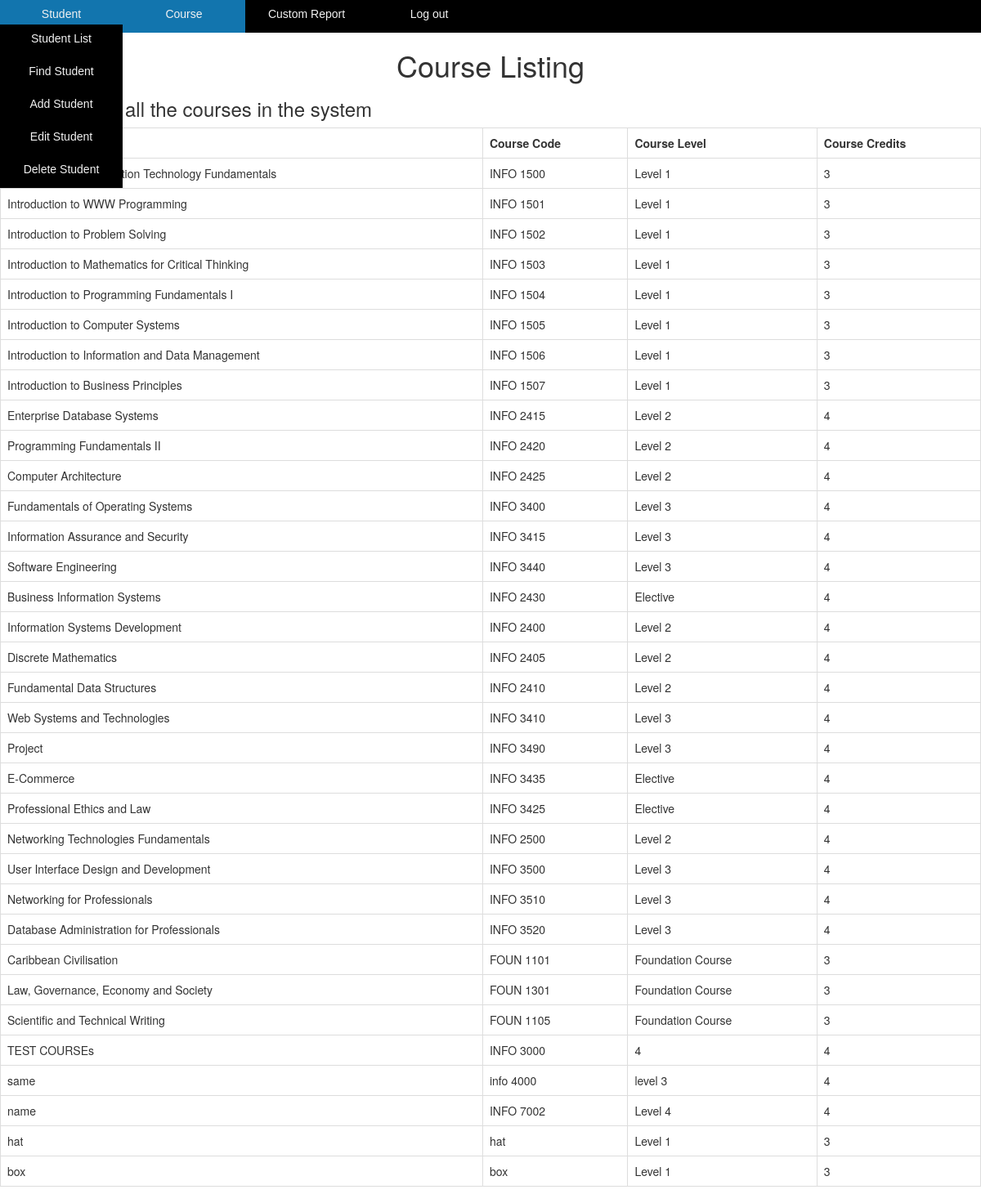
The app's page /allCourses.php, older data.
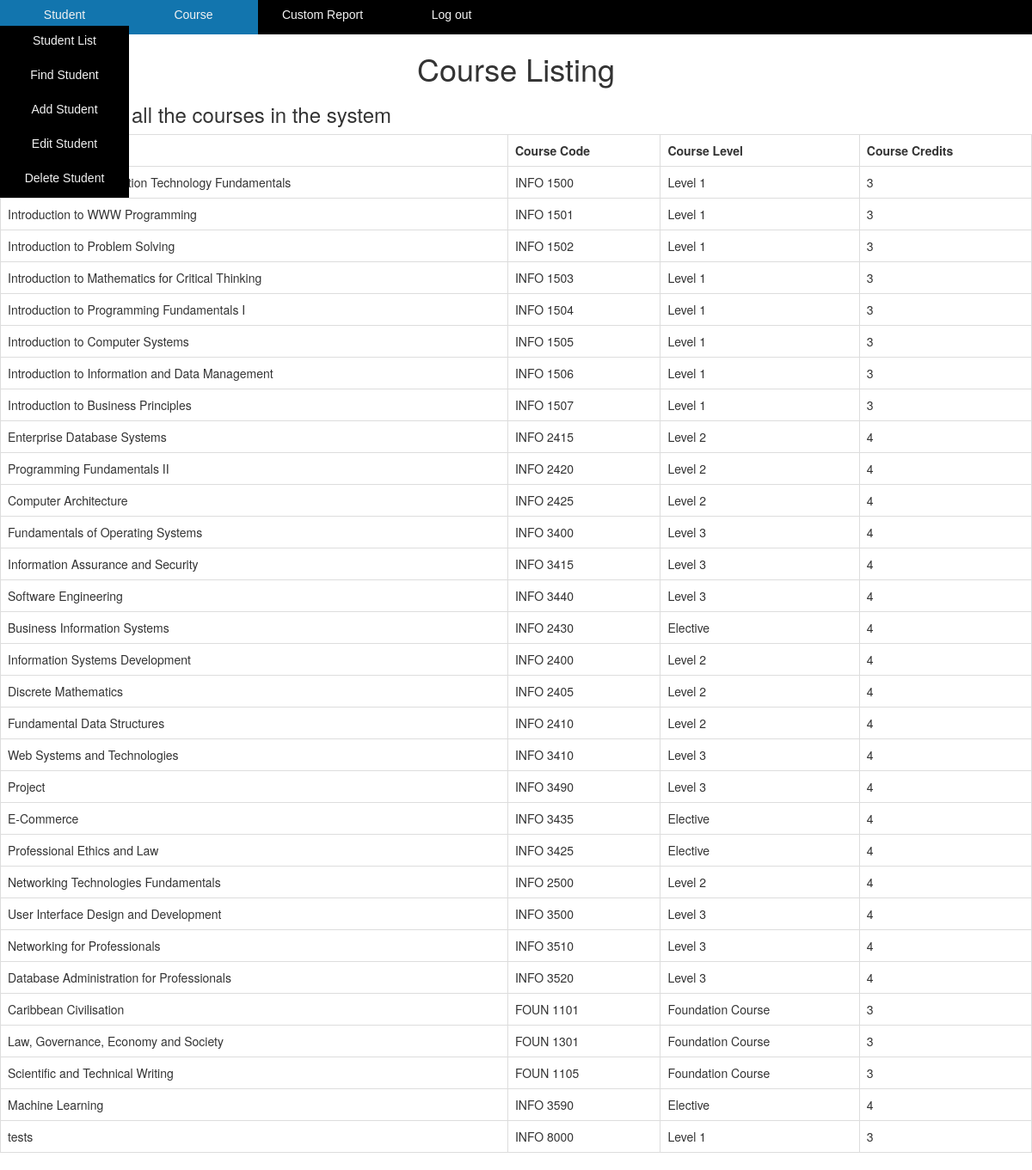
The same page, newer data.
### tables this page shows
CREATE TABLE IF NOT EXISTS `courses` (
  `ID` int(11) NOT NULL AUTO_INCREMENT,
  `Course_Name` varchar(255) NOT NULL,
  `Course_Code` varchar(255) NOT NULL,
  `Course_Level` varchar(255) NOT NULL,
  `Course_Credits` varchar(1) NOT NULL,
  PRIMARY KEY (`ID`)
);

### lib/database.php (called while the page is built, shortened)
<?php
class DatabaseAdapter {
	public $connection;
	public $host = "localhost";
	public $username = "root";
	public $password = "usbw";
	public $report_errors = TRUE;
	public function __construct( $databasename ) {
		$this->database = $databasename;
		$this->connection = new mysqli(
			$this->host,
			$this->username,
			$this->password,
			$this->database
		);
	}
	public function doQuery( $sqlString ){
		$results = $this->connection->query($sqlString);
		if(!$results){
			if ($this->report_errors) {
				echo "Sorry, the website is experiencing problems.<br/>";
				echo "Query failed to execute and here is why: <br/>";
				echo "Query: " . $sqlString . "<br/>";
				echo "Error No.: " . $this->connection->errno . "<br/>";
				echo "Error: " . $this->connection->error . "<br/>";
			}
			return NULL;
		} else {
			return $results;
		}
	}
}
?>

### allCourses.php (the view, shortened to what this page needs)
<?php
require_once("lib/database.php");
$db = new DatabaseAdapter("students");
$sql="SELECT * FROM Courses ";
$records=$db->doQuery($sql);
?>
<!doctype html>
<html>
<head>
    <link rel="stylesheet" href="css/admin.css" media="screen" type="text/css" />
    <link rel="stylesheet" href="http://maxcdn.bootstrapcdn.com/bootstrap/3.3.6/css/bootstrap.min.css">
</head>
<body>
<div id="wrapper">
<div id="navmenu">
<ul>
<li><a href="#">Student</a>
<ul>
<li><a href="staffhome.php">Student List</a></li>
<li><a href="findstudent.php">Find Student</a></li>
<li><a href="addStudent.php">Add Student</a></li>
<li><a href="EditStudent.php">Edit Student</a></li>
<li><a href="DeleteStudent.php">Delete Student</a></li>
</ul>
</li>
<li class='active'><a href="#">Course</a>
</li>
<li><a href="Customquery.php">Custom Report</a>
</li>
<li><a href="logout.php">Log out</a>
</li>
</ul>
</div>
</div>
<H1 align="center">Course Listing</H1>
<H3>A list showing all the courses in the system </H3>
<table  class="table table-bordered">
  <tr>
<th>Course Name</th>
<th>Course Code</th>
<th>Course Level</th>
<th>Course Credits</th>
<?php
while($course=$records->fetch_assoc()){
echo "<tr>";
echo "<td>".$course['Course_Name']."</td>";
echo "<td>".$course['Course_Code']."</td>";
echo "<td>".$course['Course_Level']."</td>";
echo "<td>".$course['Course_Credits']."</td>";
echo "</tr>";
}
?>
</table>

### css/admin.css (style rules this page uses)
#navmenu { margin: auto; width: 100%; padding: 0px; }
#navmenu ul { margin: 0; padding: 0; height:40px; background: #000000; }
#navmenu li { margin: 0; padding: 0; list-style: none; float: left; position: relative; background:#000000; }
#navmenu ul li:hover, #navmenu ul li.active { background: #1275ae; }
#navmenu ul li a { text-align:center; text-decoration:none; font-family:Arial, Helvetica, sans-serif; height:40px; width:150px; display:block; color:#f2f2f2; padding-top:7px; }
#navmenu ul ul { position:absolute; visibility: hidden; top:30px; }

Row changes from the older to the newer data that the page shows:
removed courses: Course_Name "TEST COURSEs", Course_Code "INFO 3000", Course_Level "4", Course_Credits "4"
removed courses: Course_Name "same", Course_Code "info 4000", Course_Level "level 3", Course_Credits "4"
removed courses: Course_Name "name", Course_Code "INFO 7002", Course_Level "Level 4", Course_Credits "4"
removed courses: Course_Name "hat", Course_Code "hat", Course_Level "Level 1", Course_Credits "3"
removed courses: Course_Name "box", Course_Code "box", Course_Level "Level 1", Course_Credits "3"
added courses: Course_Name "Machine Learning", Course_Code "INFO 3590", Course_Level "Elective", Course_Credits "4"
added courses: Course_Name "tests", Course_Code "INFO 8000", Course_Level "Level 1", Course_Credits "3"
